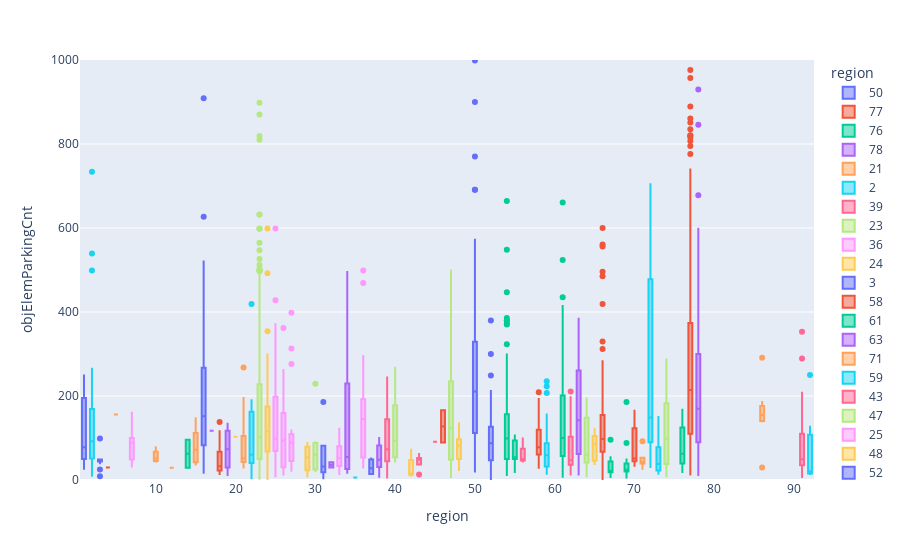

Here is the notebook cell this chart was saved with:
### Code cell
fig = px.box(dfRegionCompare[['region','objElemParkingCnt']].drop(dfRegionCompare.objElemParkingCnt[dfRegionCompare.objElemParkingCnt == 0].index), x="region", y="objElemParkingCnt", color="region", range_y=[0,1000])
fig.show()

### Figure 1 — Plotly figure (JSON) as saved in the notebook; plotly's stock layout.template omitted (floating-point values rounded to 4 significant figures; data arrays with more than 128 entries replaced by an {"elided": "..."} marker saying what was removed)
{"data": [{"alignmentgroup": "True", "hovertemplate": "region=%{x}<br>objElemParkingCnt=%{y}<extra></extra>", "legendgroup": "50", "marker": {"color": "#636efa"}, "name": "50", "notched": false, "offsetgroup": "50", "orientation": "v", "showlegend": true, "x": [50, 50, 50, 50, 50, 50, 50, 50, 50, 50, 50, 50, 50, 50, 50, 50, 50, 50, 50, 50, 50, 50, 50, 50, 50, 50, 50, 50, 50, 50, 50, 50, 50, 50, 50, 50, 50, 50, 50, 50, 50, 50, 50, 50, 50, 50, 50, 50, 50, 50, 50, 50, 50, 50, 50, 50, 50, 50, 50, 50, 50, 50, 50, 50, 50, 50, 50, 50, 50, 50, 50, 50, 50, 50, 50, 50, 50, 50, 50, 50, 50, 50, 50, 50, 50, 50], "x0": " ", "xaxis": "x", "y": [264, 88, 542, 394, 184, 501, 215, 999, 274, 300, 111, 135, 164, 112, 125, 770, 53, 180, 509, 293, 293, 76, 236, 166, 190, 100, 327, 307, 47, 540, 136, 900, 63, 192, 20, 300, 165, 1175, 268, 134, 301, 72, 318, 169, 259, 570, 382, 174, 507, 195, 363, 252, 309, 38, 94, 124, 206, 49, 186, 572, 57, 347, 267, 200, 691, 180, 58, 329, 261, 30, 691, 30, 85, 124, 261, 407, 246, 257, 340, 380, 106, 82, 508, 106, 48, 146], "y0": " ", "yaxis": "y", "type": "box"}, {"alignmentgroup": "True", "hovertemplate": "region=%{x}<br>objElemParkingCnt=%{y}<extra></extra>", "legendgroup": "77", "marker": {"color": "#EF553B"}, "name": "77", "notched": false, "offsetgroup": "77", "orientation": "v", "showlegend": true, "x": {"elided": "408 int values"}, "x0": " ", "xaxis": "x", "y": {"elided": "408 int values"}, "y0": " ", "yaxis": "y", "type": "box"}, {"alignmentgroup": "True", "hovertemplate": "region=%{x}<br>objElemParkingCnt=%{y}<extra></extra>", "legendgroup": "76", "marker": {"color": "#00cc96"}, "name": "76", "notched": false, "offsetgroup": "76", "orientation": "v", "showlegend": true, "x": [76, 76, 76, 76, 76, 76], "x0": " ", "xaxis": "x", "y": [79, 167, 125, 46, 19, 39], "y0": " ", "yaxis": "y", "type": "box"}, {"alignmentgroup": "True", "hovertemplate": "region=%{x}<br>objElemParkingCnt=%{y}<extra></extra>", "legendgroup": "78", "marker": {"color": "#ab63fa"}, "name": "78", "notched": false, "offsetgroup": "78", "orientation": "v", "showlegend": true, "x": {"elided": "220 int values"}, "x0": " ", "xaxis": "x", "y": {"elided": "220 int values"}, "y0": " ", "yaxis": "y", "type": "box"}, {"alignmentgroup": "True", "hovertemplate": "region=%{x}<br>objElemParkingCnt=%{y}<extra></extra>", "legendgroup": "21", "marker": {"color": "#FFA15A"}, "name": "21", "notched": false, "offsetgroup": "21", "orientation": "v", "showlegend": true, "x": [21, 21, 21, 21, 21, 21, 21, 21, 21, 21, 21, 21, 21, 21, 21, 21], "x0": " ", "xaxis": "x", "y": [38, 109, 30, 195, 49, 52, 100, 49, 268, 64, 37, 51, 30, 72, 144, 48], "y0": " ", "yaxis": "y", "type": "box"}, {"alignmentgroup": "True", "hovertemplate": "region=%{x}<br>objElemParkingCnt=%{y}<extra></extra>", "legendgroup": "2", "marker": {"color": "#19d3f3"}, "name": "2", "notched": false, "offsetgroup": "2", "orientation": "v", "showlegend": true, "x": [2, 2, 2, 2, 2, 2, 2, 2, 2, 2, 2, 2, 2, 2, 2, 2, 2, 2, 2, 2, 2, 2, 2, 2, 2, 2, 2, 2, 2, 2, 2, 2, 2, 2, 2, 2, 2, 2, 2, 2, 2, 2, 2, 2, 2, 2, 2, 2, 2, 2, 2, 2, 2, 2, 2, 2, 2, 2, 2, 2, 2, 2, 2, 2], "x0": " ", "xaxis": "x", "y": [24, 10, 16, 22, 181, 734, 63, 78, 184, 24, 17, 499, 122, 30, 207, 97, 100, 73, 79, 539, 206, 102, 55, 64, 93, 163, 108, 93, 222, 75, 106, 261, 132, 131, 85, 45, 55, 145, 96, 158, 52, 51, 221, 46, 37, 48, 135, 23, 241, 175, 26, 256, 22, 83, 229, 88, 130, 52, 51, 31, 91, 265, 219, 83], "y0": " ", "yaxis": "y", "type": "box"}, {"alignmentgroup": "True", "hovertemplate": "region=%{x}<br>objElemParkingCnt=%{y}<extra></extra>", "legendgroup": "39", "marker": {"color": "#FF6692"}, "name": "39", "notched": false, "offsetgroup": "39", "orientation": "v", "showlegend": true, "x": [39, 39, 39, 39, 39, 39, 39, 39, 39, 39, 39, 39, 39, 39, 39, 39, 39, 39, 39, 39, 39, 39, 39, 39, 39, 39, 39, 39, 39, 39, 39], "x0": " ", "xaxis": "x", "y": [65, 236, 164, 177, 86, 209, 175, 93, 113, 89, 50, 40, 50, 73, 15, 87, 173, 10, 70, 64, 64, 6, 20, 17, 119, 91, 244, 43, 10, 153, 69], "y0": " ", "yaxis": "y", "type": "box"}, {"alignmentgroup": "True", "hovertemplate": "region=%{x}<br>objElemParkingCnt=%{y}<extra></extra>", "legendgroup": "23", "marker": {"color": "#B6E880"}, "name": "23", "notched": false, "offsetgroup": "23", "orientation": "v", "showlegend": true, "x": {"elided": "241 int values"}, "x0": " ", "xaxis": "x", "y": {"elided": "241 int values"}, "y0": " ", "yaxis": "y", "type": "box"}, {"alignmentgroup": "True", "hovertemplate": "region=%{x}<br>objElemParkingCnt=%{y}<extra></extra>", "legendgroup": "36", "marker": {"color": "#FF97FF"}, "name": "36", "notched": false, "offsetgroup": "36", "orientation": "v", "showlegend": true, "x": [36, 36, 36, 36, 36, 36, 36, 36, 36, 36, 36, 36, 36, 36, 36, 36, 36, 36, 36, 36, 36, 36, 36, 36, 36, 36, 36, 36, 36, 36, 36], "x0": " ", "xaxis": "x", "y": [202, 202, 57, 193, 147, 32, 96, 208, 173, 96, 37, 290, 67, 191, 295, 31, 53, 40, 165, 145, 30, 75, 164, 499, 155, 30, 99, 163, 56, 52, 469], "y0": " ", "yaxis": "y", "type": "box"}, {"alignmentgroup": "True", "hovertemplate": "region=%{x}<br>objElemParkingCnt=%{y}<extra></extra>", "legendgroup": "24", "marker": {"color": "#FECB52"}, "name": "24", "notched": false, "offsetgroup": "24", "orientation": "v", "showlegend": true, "x": [24, 24, 24, 24, 24, 24, 24, 24, 24, 24, 24, 24, 24, 24, 24, 24, 24, 24, 24, 24, 24, 24, 24, 24, 24, 24, 24, 24, 24, 24, 24, 24, 24, 24, 24, 24, 24, 24, 24, 24, 24, 24, 24, 24, 24, 24], "x0": " ", "xaxis": "x", "y": [160, 178, 90, 131, 79, 50, 492, 71, 299, 354, 75, 68, 254, 154, 77, 24, 9, 1, 225, 85, 41, 67, 132, 163, 134, 143, 110, 191, 255, 162, 48, 144, 226, 162, 211, 64, 93, 104, 93, 55, 31, 56, 121, 81, 599, 175], "y0": " ", "yaxis": "y", "type": "box"}, {"alignmentgroup": "True", "hovertemplate": "region=%{x}<br>objElemParkingCnt=%{y}<extra></extra>", "legendgroup": "3", "marker": {"color": "#636efa"}, "name": "3", "notched": false, "offsetgroup": "3", "orientation": "v", "showlegend": true, "x": [3, 3, 3, 3, 3, 3, 3, 3, 3, 3, 3, 3], "x0": " ", "xaxis": "x", "y": [25, 49, 48, 49, 49, 40, 49, 49, 99, 48, 9, 49], "y0": " ", "yaxis": "y", "type": "box"}, {"alignmentgroup": "True", "hovertemplate": "region=%{x}<br>objElemParkingCnt=%{y}<extra></extra>", "legendgroup": "58", "marker": {"color": "#EF553B"}, "name": "58", "notched": false, "offsetgroup": "58", "orientation": "v", "showlegend": true, "x": [58, 58, 58, 58, 58, 58, 58, 58, 58, 58, 58, 58, 58, 58, 58, 58, 58, 58, 58, 58, 58], "x0": " ", "xaxis": "x", "y": [111, 86, 46, 89, 69, 176, 78, 54, 145, 89, 69, 36, 69, 62, 29, 57, 77, 93, 193, 171, 209], "y0": " ", "yaxis": "y", "type": "box"}, {"alignmentgroup": "True", "hovertemplate": "region=%{x}<br>objElemParkingCnt=%{y}<extra></extra>", "legendgroup": "61", "marker": {"color": "#00cc96"}, "name": "61", "notched": false, "offsetgroup": "61", "orientation": "v", "showlegend": true, "x": [61, 61, 61, 61, 61, 61, 61, 61, 61, 61, 61, 61, 61, 61, 61, 61, 61, 61, 61, 61, 61, 61, 61, 61, 61, 61, 61, 61, 61, 61, 61, 61, 61, 61, 61, 61, 61, 61, 61, 61, 61, 61, 61, 61, 61, 61, 61, 61, 61, 61, 61, 61, 61, 61, 61, 61, 61, 61, 61, 61, 61, 61, 61, 61, 61, 61], "x0": " ", "xaxis": "x", "y": [34, 308, 53, 60, 124, 57, 13, 97, 100, 201, 83, 157, 661, 300, 300, 414, 216, 94, 190, 155, 100, 435, 101, 92, 224, 102, 90, 524, 280, 101, 78, 64, 94, 103, 101, 25, 92, 101, 298, 42, 357, 11, 16, 101, 92, 21, 18, 51, 127, 401, 133, 90, 15, 310, 92, 34, 52, 81, 249, 161, 346, 155, 20, 8, 77, 56], "y0": " ", "yaxis": "y", "type": "box"}, {"alignmentgroup": "True", "hovertemplate": "region=%{x}<br>objElemParkingCnt=%{y}<extra></extra>", "legendgroup": "63", "marker": {"color": "#ab63fa"}, "name": "63", "notched": false, "offsetgroup": "63", "orientation": "v", "showlegend": true, "x": [63, 63, 63, 63, 63, 63, 63, 63, 63, 63, 63, 63, 63, 63, 63, 63, 63, 63, 63, 63, 63, 63, 63, 63, 63, 63, 63, 63, 63, 63, 63, 63, 63, 63, 63, 63, 63, 63, 63], "x0": " ", "xaxis": "x", "y": [36, 142, 89, 138, 78, 384, 17, 13, 275, 271, 57, 196, 17, 287, 258, 230, 42, 154, 130, 328, 262, 309, 312, 173, 300, 153, 184, 41, 52, 147, 83, 39, 70, 81, 77, 60, 159, 67, 358], "y0": " ", "yaxis": "y", "type": "box"}, {"alignmentgroup": "True", "hovertemplate": "region=%{x}<br>objElemParkingCnt=%{y}<extra></extra>", "legendgroup": "71", "marker": {"color": "#FFA15A"}, "name": "71", "notched": false, "offsetgroup": "71", "orientation": "v", "showlegend": true, "x": [71, 71, 71, 71, 71, 71], "x0": " ", "xaxis": "x", "y": [92, 53, 27, 40, 46, 39], "y0": " ", "yaxis": "y", "type": "box"}, {"alignmentgroup": "True", "hovertemplate": "region=%{x}<br>objElemParkingCnt=%{y}<extra></extra>", "legendgroup": "59", "marker": {"color": "#19d3f3"}, "name": "59", "notched": false, "offsetgroup": "59", "orientation": "v", "showlegend": true, "x": [59, 59, 59, 59, 59, 59, 59, 59, 59, 59, 59, 59, 59, 59, 59, 59, 59, 59, 59, 59, 59, 59, 59, 59, 59, 59, 59, 59, 59, 59, 59, 59, 59], "x0": " ", "xaxis": "x", "y": [223, 235, 33, 70, 25, 87, 89, 58, 30, 156, 53, 83, 49, 23, 125, 30, 207, 27, 86, 39, 59, 58, 73, 93, 45, 64, 50, 71, 106, 20, 30, 60, 15], "y0": " ", "yaxis": "y", "type": "box"}, {"alignmentgroup": "True", "hovertemplate": "region=%{x}<br>objElemParkingCnt=%{y}<extra></extra>", "legendgroup": "43", "marker": {"color": "#FF6692"}, "name": "43", "notched": false, "offsetgroup": "43", "orientation": "v", "showlegend": true, "x": [43, 43, 43, 43, 43], "x0": " ", "xaxis": "x", "y": [49, 49, 45, 62, 13], "y0": " ", "yaxis": "y", "type": "box"}, {"alignmentgroup": "True", "hovertemplate": "region=%{x}<br>objElemParkingCnt=%{y}<extra></extra>", "legendgroup": "47", "marker": {"color": "#B6E880"}, "name": "47", "notched": false, "offsetgroup": "47", "orientation": "v", "showlegend": true, "x": [47, 47, 47, 47, 47, 47, 47, 47, 47, 47, 47, 47, 47, 47, 47, 47, 47, 47, 47, 47, 47, 47, 47, 47, 47, 47, 47, 47, 47, 47, 47, 47, 47, 47, 47, 47, 47, 47, 47, 47, 47, 47, 47, 47, 47, 47, 47, 47, 47, 47, 47, 47], "x0": " ", "xaxis": "x", "y": [48, 48, 32, 30, 32, 48, 28, 200, 200, 49, 92, 149, 234, 300, 258, 41, 499, 20, 80, 200, 200, 40, 77, 61, 7, 300, 72, 89, 107, 185, 20, 20, 200, 200, 20, 61, 499, 499, 499, 300, 258, 17, 211, 300, 275, 253, 225, 215, 236, 96, 121, 128], "y0": " ", "yaxis": "y", "type": "box"}, {"alignmentgroup": "True", "hovertemplate": "region=%{x}<br>objElemParkingCnt=%{y}<extra></extra>", "legendgroup": "25", "marker": {"color": "#FF97FF"}, "name": "25", "notched": false, "offsetgroup": "25", "orientation": "v", "showlegend": true, "x": [25, 25, 25, 25, 25, 25, 25, 25, 25, 25, 25, 25, 25, 25, 25, 25, 25, 25, 25, 25, 25, 25, 25, 25, 25, 25, 25, 25, 25, 25, 25, 25, 25, 25, 25, 25, 25, 25, 25, 25, 25, 25, 25, 25, 25, 25, 25, 25, 25, 25, 25, 25, 25, 25, 25, 25, 25, 25, 25, 25, 25, 25, 25, 25, 25, 25, 25, 25, 25, 25, 25, 25, 25, 25, 25, 25, 25, 25, 25, 25, 25, 25, 25, 25, 25, 25, 25, 25, 25, 25, 25, 25, 25, 25, 25, 25, 25, 25, 25, 25], "x0": " ", "xaxis": "x", "y": [160, 297, 167, 10, 279, 314, 129, 73, 157, 73, 294, 300, 73, 73, 73, 73, 53, 53, 54, 83, 83, 83, 28, 176, 30, 223, 90, 172, 147, 167, 255, 151, 69, 69, 95, 199, 85, 371, 206, 246, 244, 81, 220, 34, 138, 28, 50, 428, 199, 193, 65, 347, 119, 130, 9, 20, 20, 20, 20, 20, 213, 298, 89, 49, 64, 599, 197, 185, 200, 300, 44, 56, 315, 152, 103, 168, 23, 118, 97, 46, 42, 356, 91, 71, 88, 83, 85, 55, 93, 84, 88, 147, 256, 141, 216, 128, 156, 88, 104, 99], "y0": " ", "yaxis": "y", "type": "box"}, {"alignmentgroup": "True", "hovertemplate": "region=%{x}<br>objElemParkingCnt=%{y}<extra></extra>", "legendgroup": "48", "marker": {"color": "#FECB52"}, "name": "48", "notched": false, "offsetgroup": "48", "orientation": "v", "showlegend": true, "x": [48, 48, 48, 48, 48, 48, 48, 48, 48, 48, 48], "x0": " ", "xaxis": "x", "y": [53, 109, 89, 135, 100, 45, 24, 49, 60, 82, 83], "y0": " ", "yaxis": "y", "type": "box"}, {"alignmentgroup": "True", "hovertemplate": "region=%{x}<br>objElemParkingCnt=%{y}<extra></extra>", "legendgroup": "52", "marker": {"color": "#636efa"}, "name": "52", "notched": false, "offsetgroup": "52", "orientation": "v", "showlegend": true, "x": [52, 52, 52, 52, 52, 52, 52, 52, 52, 52, 52, 52, 52, 52, 52, 52, 52, 52, 52, 52, 52, 52, 52, 52, 52, 52, 52, 52, 52, 52, 52, 52, 52, 52], "x0": " ", "xaxis": "x", "y": [109, 126, 127, 1, 208, 74, 13, 44, 209, 94, 47, 212, 90, 156, 68, 380, 107, 4, 114, 86, 47, 73, 162, 249, 104, 77, 89, 31, 25, 300, 81, 34, 84, 80], "y0": " ", "yaxis": "y", "type": "box"}, {"alignmentgroup": "True", "hovertemplate": "region=%{x}<br>objElemParkingCnt=%{y}<extra></extra>", "legendgroup": "66", "marker": {"color": "#EF553B"}, "name": "66", "notched": false, "offsetgroup": "66", "orientation": "v", "showlegend": true, "x": [66, 66, 66, 66, 66, 66, 66, 66, 66, 66, 66, 66, 66, 66, 66, 66, 66, 66, 66, 66, 66, 66, 66, 66, 66, 66, 66, 66, 66, 66, 66, 66, 66, 66, 66, 66, 66, 66, 66, 66, 66, 66, 66, 66, 66, 66, 66, 66, 66, 66, 66, 66, 66, 66, 66, 66, 66, 66, 66, 66, 66, 66, 66, 66, 66, 66, 66, 66, 66, 66, 66, 66, 66, 66, 66, 66, 66, 66, 66, 66, 66, 66, 66, 66, 66, 66, 66, 66, 66, 66, 66, 66, 66, 66, 66, 66, 66, 66, 66, 66], "x0": " ", "xaxis": "x", "y": [57, 80, 221, 98, 600, 129, 26, 47, 87, 556, 89, 133, 57, 148, 24, 167, 115, 95, 24, 40, 485, 92, 76, 128, 3, 200, 57, 200, 139, 165, 87, 79, 561, 6, 1, 57, 82, 150, 28, 170, 246, 167, 20, 66, 151, 151, 496, 82, 155, 106, 125, 33, 312, 91, 93, 97, 330, 57, 200, 99, 138, 69, 195, 158, 89, 89, 60, 49, 54, 99, 89, 55, 79, 129, 25, 64, 92, 37, 419, 82, 154, 84, 68, 190, 99, 105, 69, 283, 154, 99, 204, 143, 126, 231, 70, 269, 59, 89, 146, 131], "y0": " ", "yaxis": "y", "type": "box"}, {"alignmentgroup": "True", "hovertemplate": "region=%{x}<br>objElemParkingCnt=%{y}<extra></extra>", "legendgroup": "69", "marker": {"color": "#00cc96"}, "name": "69", "notched": false, "offsetgroup": "69", "orientation": "v", "showlegend": true, "x": [69, 69, 69, 69, 69, 69, 69, 69, 69, 69, 69, 69, 69, 69], "x0": " ", "xaxis": "x", "y": [88, 186, 39, 25, 20, 10, 24, 31, 28, 20, 49, 22, 6, 17], "y0": " ", "yaxis": "y", "type": "box"}, {"alignmentgroup": "True", "hovertemplate": "region=%{x}<br>objElemParkingCnt=%{y}<extra></extra>", "legendgroup": "34", "marker": {"color": "#ab63fa"}, "name": "34", "notched": false, "offsetgroup": "34", "orientation": "v", "showlegend": true, "x": [34, 34, 34, 34, 34, 34, 34, 34, 34, 34, 34], "x0": " ", "xaxis": "x", "y": [263, 249, 21, 55, 495, 42, 48, 17, 17, 74, 171], "y0": " ", "yaxis": "y", "type": "box"}, {"alignmentgroup": "True", "hovertemplate": "region=%{x}<br>objElemParkingCnt=%{y}<extra></extra>", "legendgroup": "15", "marker": {"color": "#FFA15A"}, "name": "15", "notched": false, "offsetgroup": "15", "orientation": "v", "showlegend": true, "x": [15, 15, 15, 15, 15, 15], "x0": " ", "xaxis": "x", "y": [37, 42, 72, 72, 112, 147], "y0": " ", "yaxis": "y", "type": "box"}, {"alignmentgroup": "True", "hovertemplate": "region=%{x}<br>objElemParkingCnt=%{y}<extra></extra>", "legendgroup": "72", "marker": {"color": "#19d3f3"}, "name": "72", "notched": false, "offsetgroup": "72", "orientation": "v", "showlegend": true, "x": [72, 72, 72, 72, 72, 72, 72, 72, 72, 72, 72, 72, 72, 72, 72, 72, 72, 72, 72, 72, 72, 72, 72, 72, 72, 72, 72, 72, 72, 72, 72, 72, 72, 72, 72, 72, 72, 72, 72, 72, 72, 72, 72, 72, 72, 72], "x0": " ", "xaxis": "x", "y": [229, 227, 139, 84, 540, 478, 94, 95, 166, 162, 112, 525, 73, 83, 529, 485, 379, 141, 132, 144, 530, 169, 81, 70, 90, 154, 73, 35, 531, 539, 320, 120, 46, 519, 267, 118, 31, 41, 125, 542, 85, 140, 300, 704, 534, 187], "y0": " ", "yaxis": "y", "type": "box"}, {"alignmentgroup": "True", "hovertemplate": "region=%{x}<br>objElemParkingCnt=%{y}<extra></extra>", "legendgroup": "91", "marker": {"color": "#FF6692"}, "name": "91", "notched": false, "offsetgroup": "91", "orientation": "v", "showlegend": true, "x": [91, 91, 91, 91, 91, 91, 91, 91, 91, 91, 91, 91, 91, 91, 91, 91, 91, 91, 91, 91, 91, 91, 91, 91, 91, 91, 91, 91, 91, 91, 91, 91, 91, 91, 91, 91, 91, 91, 91, 91, 91, 91, 91, 91, 91, 91], "x0": " ", "xaxis": "x", "y": [83, 64, 30, 35, 11, 121, 44, 44, 1074, 13, 169, 48, 40, 22, 60, 56, 29, 11, 58, 60, 353, 83, 32, 7, 142, 70, 289, 197, 175, 208, 40, 50, 205, 49, 39, 72, 112, 44, 46, 110, 10, 11, 19, 37, 105, 41], "y0": " ", "yaxis": "y", "type": "box"}, {"alignmentgroup": "True", "hovertemplate": "region=%{x}<br>objElemParkingCnt=%{y}<extra></extra>", "legendgroup": "74", "marker": {"color": "#B6E880"}, "name": "74", "notched": false, "offsetgroup": "74", "orientation": "v", "showlegend": true, "x": [74, 74, 74, 74, 74, 74, 74, 74, 74, 74], "x0": " ", "xaxis": "x", "y": [20, 9, 107, 38, 85, 173, 271, 287, 90, 183], "y0": " ", "yaxis": "y", "type": "box"}, {"alignmentgroup": "True", "hovertemplate": "region=%{x}<br>objElemParkingCnt=%{y}<extra></extra>", "legendgroup": "27", "marker": {"color": "#FF97FF"}, "name": "27", "notched": false, "offsetgroup": "27", "orientation": "v", "showlegend": true, "x": [27, 27, 27, 27, 27, 27, 27, 27, 27, 27, 27, 27, 27, 27, 27, 27, 27, 27], "x0": " ", "xaxis": "x", "y": [22, 276, 99, 44, 86, 57, 34, 91, 109, 49, 91, 398, 313, 45, 49, 99, 118, 23], "y0": " ", "yaxis": "y", "type": "box"}, {"alignmentgroup": "True", "hovertemplate": "region=%{x}<br>objElemParkingCnt=%{y}<extra></extra>", "legendgroup": "29", "marker": {"color": "#FECB52"}, "name": "29", "notched": false, "offsetgroup": "29", "orientation": "v", "showlegend": true, "x": [29, 29, 29, 29, 29, 29, 29, 29, 29, 29, 29, 29], "x0": " ", "xaxis": "x", "y": [56, 9, 87, 12, 64, 51, 17, 29, 88, 76, 29, 82], "y0": " ", "yaxis": "y", "type": "box"}, {"alignmentgroup": "True", "hovertemplate": "region=%{x}<br>objElemParkingCnt=%{y}<extra></extra>", "legendgroup": "16", "marker": {"color": "#636efa"}, "name": "16", "notched": false, "offsetgroup": "16", "orientation": "v", "showlegend": true, "x": [16, 16, 16, 16, 16, 16, 16, 16, 16, 16, 16, 16, 16, 16, 16, 16, 16, 16, 16, 16, 16, 16, 16, 16, 16, 16, 16, 16, 16, 16, 16, 16, 16, 16, 16, 16, 16, 16, 16, 16, 16, 16, 16, 16, 16, 16, 16, 16, 16, 16, 16, 16, 16, 16, 16, 16], "x0": " ", "xaxis": "x", "y": [90, 59, 139, 258, 125, 249, 449, 24, 297, 204, 43, 83, 627, 284, 126, 89, 202, 73, 154, 156, 17, 80, 87, 259, 82, 82, 396, 93, 183, 86, 485, 135, 38, 159, 449, 267, 267, 520, 356, 310, 201, 909, 170, 78, 176, 90, 150, 136, 493, 108, 262, 60, 40, 40, 420, 57], "y0": " ", "yaxis": "y", "type": "box"}, {"alignmentgroup": "True", "hovertemplate": "region=%{x}<br>objElemParkingCnt=%{y}<extra></extra>", "legendgroup": "46", "marker": {"color": "#EF553B"}, "name": "46", "notched": false, "offsetgroup": "46", "orientation": "v", "showlegend": true, "x": [46, 46], "x0": " ", "xaxis": "x", "y": [166, 89], "y0": " ", "yaxis": "y", "type": "box"}, {"alignmentgroup": "True", "hovertemplate": "region=%{x}<br>objElemParkingCnt=%{y}<extra></extra>", "legendgroup": "54", "marker": {"color": "#00cc96"}, "name": "54", "notched": false, "offsetgroup": "54", "orientation": "v", "showlegend": true, "x": [54, 54, 54, 54, 54, 54, 54, 54, 54, 54, 54, 54, 54, 54, 54, 54, 54, 54, 54, 54, 54, 54, 54, 54, 54, 54, 54, 54, 54, 54, 54, 54, 54, 54, 54, 54, 54, 54, 54, 54, 54, 54, 54, 54, 54, 54, 54, 54, 54, 54, 54, 54, 54, 54, 54, 54, 54, 54, 54, 54, 54, 54, 54, 54, 54, 54, 54, 54, 54, 54, 54, 54, 54, 54, 54, 54, 54, 54, 54, 54, 54, 54, 54, 54, 54, 54, 54, 54, 54, 54, 54, 54, 54, 54, 54, 54, 54, 54, 54, 54, 54, 54, 54, 54, 54, 54, 54, 54, 54, 54, 54, 54, 54, 54, 54, 54, 54], "x0": " ", "xaxis": "x", "y": [80, 130, 66, 12, 72, 189, 143, 116, 39, 45, 170, 135, 61, 18, 44, 182, 370, 81, 140, 90, 125, 34, 65, 94, 380, 153, 83, 150, 119, 20, 100, 152, 161, 64, 140, 96, 99, 34, 53, 234, 151, 97, 50, 203, 664, 49, 182, 49, 71, 447, 124, 116, 138, 138, 62, 79, 134, 323, 60, 35, 21, 187, 70, 91, 35, 49, 299, 299, 155, 372, 94, 90, 296, 79, 98, 49, 46, 18, 118, 386, 135, 102, 133, 139, 107, 49, 243, 162, 201, 83, 82, 234, 65, 548, 47, 112, 41, 127, 183, 86, 89, 120, 198, 200, 50, 243, 35, 380, 23, 20, 152, 41, 37, 47, 48, 274, 48], "y0": " ", "yaxis": "y", "type": "box"}, {"alignmentgroup": "True", "hovertemplate": "region=%{x}<br>objElemParkingCnt=%{y}<extra></extra>", "legendgroup": "38", "marker": {"color": "#ab63fa"}, "name": "38", "notched": false, "offsetgroup": "38", "orientation": "v", "showlegend": true, "x": [38, 38, 38, 38, 38, 38, 38, 38, 38, 38, 38, 38, 38, 38, 38, 38, 38, 38, 38, 38, 38, 38, 38, 38, 38, 38], "x0": " ", "xaxis": "x", "y": [40, 40, 41, 86, 49, 31, 74, 82, 56, 98, 18, 11, 11, 55, 31, 8, 84, 8, 8, 47, 85, 45, 100, 71, 82, 92], "y0": " ", "yaxis": "y", "type": "box"}, {"alignmentgroup": "True", "hovertemplate": "region=%{x}<br>objElemParkingCnt=%{y}<extra></extra>", "legendgroup": "12", "marker": {"color": "#FFA15A"}, "name": "12", "notched": false, "offsetgroup": "12", "orientation": "v", "showlegend": true, "x": [12], "x0": " ", "xaxis": "x", "y": [29], "y0": " ", "yaxis": "y", "type": "box"}, {"alignmentgroup": "True", "hovertemplate": "region=%{x}<br>objElemParkingCnt=%{y}<extra></extra>", "legendgroup": "22", "marker": {"color": "#19d3f3"}, "name": "22", "notched": false, "offsetgroup": "22", "orientation": "v", "showlegend": true, "x": [22, 22, 22, 22, 22, 22, 22, 22, 22, 22, 22, 22, 22, 22, 22, 22, 22, 22, 22], "x0": " ", "xaxis": "x", "y": [175, 190, 98, 40, 419, 72, 182, 19, 60, 32, 43, 174, 128, 34, 45, 4, 127, 46, 47], "y0": " ", "yaxis": "y", "type": "box"}, {"alignmentgroup": "True", "hovertemplate": "region=%{x}<br>objElemParkingCnt=%{y}<extra></extra>", "legendgroup": "62", "marker": {"color": "#FF6692"}, "name": "62", "notched": false, "offsetgroup": "62", "orientation": "v", "showlegend": true, "x": [62, 62, 62, 62, 62, 62, 62, 62, 62, 62, 62, 62, 62, 62, 62, 62, 62, 62, 62, 62, 62, 62, 62], "x0": " ", "xaxis": "x", "y": [33, 197, 36, 34, 46, 38, 36, 146, 82, 84, 72, 13, 23, 38, 147, 47, 211, 104, 37, 45, 49, 100, 174], "y0": " ", "yaxis": "y", "type": "box"}, {"alignmentgroup": "True", "hovertemplate": "region=%{x}<br>objElemParkingCnt=%{y}<extra></extra>", "legendgroup": "40", "marker": {"color": "#B6E880"}, "name": "40", "notched": false, "offsetgroup": "40", "orientation": "v", "showlegend": true, "x": [40, 40, 40, 40, 40, 40], "x0": " ", "xaxis": "x", "y": [91, 96, 267, 54, 178, 44], "y0": " ", "yaxis": "y", "type": "box"}, {"alignmentgroup": "True", "hovertemplate": "region=%{x}<br>objElemParkingCnt=%{y}<extra></extra>", "legendgroup": "26", "marker": {"color": "#FF97FF"}, "name": "26", "notched": false, "offsetgroup": "26", "orientation": "v", "showlegend": true, "x": [26, 26, 26, 26, 26, 26, 26, 26, 26, 26, 26, 26, 26, 26, 26, 26, 26, 26, 26, 26, 26, 26, 26, 26, 26, 26, 26, 26, 26, 26, 26, 26, 26, 26, 26, 26, 26, 26, 26, 26, 26, 26, 26], "x0": " ", "xaxis": "x", "y": [149, 22, 42, 16, 97, 224, 54, 29, 92, 24, 13, 100, 21, 49, 131, 39, 94, 184, 94, 94, 49, 38, 194, 94, 22, 262, 29, 362, 240, 220, 61, 69, 122, 158, 30, 25, 32, 163, 160, 211, 102, 247, 15], "y0": " ", "yaxis": "y", "type": "box"}, {"alignmentgroup": "True", "hovertemplate": "region=%{x}<br>objElemParkingCnt=%{y}<extra></extra>", "legendgroup": "42", "marker": {"color": "#FECB52"}, "name": "42", "notched": false, "offsetgroup": "42", "orientation": "v", "showlegend": true, "x": [42, 42, 42, 42, 42, 42, 42, 42, 42, 42, 42], "x0": " ", "xaxis": "x", "y": [13, 11, 34, 72, 12, 43, 49, 61, 13, 13, 12], "y0": " ", "yaxis": "y", "type": "box"}, {"alignmentgroup": "True", "hovertemplate": "region=%{x}<br>objElemParkingCnt=%{y}<extra></extra>", "legendgroup": "31", "marker": {"color": "#636efa"}, "name": "31", "notched": false, "offsetgroup": "31", "orientation": "v", "showlegend": true, "x": [31, 31, 31, 31, 31], "x0": " ", "xaxis": "x", "y": [4, 186, 23, 32, 47], "y0": " ", "yaxis": "y", "type": "box"}, {"alignmentgroup": "True", "hovertemplate": "region=%{x}<br>objElemParkingCnt=%{y}<extra></extra>", "legendgroup": "18", "marker": {"color": "#EF553B"}, "name": "18", "notched": false, "offsetgroup": "18", "orientation": "v", "showlegend": true, "x": [18, 18, 18, 18, 18, 18, 18, 18, 18, 18, 18, 18, 18, 18, 18], "x0": " ", "xaxis": "x", "y": [14, 107, 138, 25, 24, 68, 20, 65, 22, 16, 52, 116, 48, 33, 27], "y0": " ", "yaxis": "y", "type": "box"}, {"alignmentgroup": "True", "hovertemplate": "region=%{x}<br>objElemParkingCnt=%{y}<extra></extra>", "legendgroup": "55", "marker": {"color": "#00cc96"}, "name": "55", "notched": false, "offsetgroup": "55", "orientation": "v", "showlegend": true, "x": [55, 55, 55, 55, 55, 55, 55], "x0": " ", "xaxis": "x", "y": [99, 54, 80, 19, 106, 50, 50], "y0": " ", "yaxis": "y", "type": "box"}, {"alignmentgroup": "True", "hovertemplate": "region=%{x}<br>objElemParkingCnt=%{y}<extra></extra>", "legendgroup": "19", "marker": {"color": "#ab63fa"}, "name": "19", "notched": false, "offsetgroup": "19", "orientation": "v", "showlegend": true, "x": [19, 19, 19, 19], "x0": " ", "xaxis": "x", "y": [47, 134, 12, 100], "y0": " ", "yaxis": "y", "type": "box"}, {"alignmentgroup": "True", "hovertemplate": "region=%{x}<br>objElemParkingCnt=%{y}<extra></extra>", "legendgroup": "86", "marker": {"color": "#FFA15A"}, "name": "86", "notched": false, "offsetgroup": "86", "orientation": "v", "showlegend": true, "x": [86, 86, 86, 86, 86, 86, 86, 86], "x0": " ", "xaxis": "x", "y": [140, 141, 157, 30, 291, 166, 186, 152], "y0": " ", "yaxis": "y", "type": "box"}, {"alignmentgroup": "True", "hovertemplate": "region=%{x}<br>objElemParkingCnt=%{y}<extra></extra>", "legendgroup": "73", "marker": {"color": "#19d3f3"}, "name": "73", "notched": false, "offsetgroup": "73", "orientation": "v", "showlegend": true, "x": [73, 73, 73, 73, 73], "x0": " ", "xaxis": "x", "y": [54, 38, 15, 25, 150], "y0": " ", "yaxis": "y", "type": "box"}, {"alignmentgroup": "True", "hovertemplate": "region=%{x}<br>objElemParkingCnt=%{y}<extra></extra>", "legendgroup": "45", "marker": {"color": "#FF6692"}, "name": "45", "notched": false, "offsetgroup": "45", "orientation": "v", "showlegend": true, "x": [45], "x0": " ", "xaxis": "x", "y": [91], "y0": " ", "yaxis": "y", "type": "box"}, {"alignmentgroup": "True", "hovertemplate": "region=%{x}<br>objElemParkingCnt=%{y}<extra></extra>", "legendgroup": "64", "marker": {"color": "#B6E880"}, "name": "64", "notched": false, "offsetgroup": "64", "orientation": "v", "showlegend": true, "x": [64, 64, 64, 64, 64, 64, 64], "x0": " ", "xaxis": "x", "y": [60, 9, 46, 40, 163, 194, 104], "y0": " ", "yaxis": "y", "type": "box"}, {"alignmentgroup": "True", "hovertemplate": "region=%{x}<br>objElemParkingCnt=%{y}<extra></extra>", "legendgroup": "33", "marker": {"color": "#FF97FF"}, "name": "33", "notched": false, "offsetgroup": "33", "orientation": "v", "showlegend": true, "x": [33, 33, 33, 33, 33, 33, 33, 33, 33, 33, 33, 33, 33, 33, 33, 33], "x0": " ", "xaxis": "x", "y": [99, 56, 36, 46, 35, 14, 78, 29, 85, 122, 74, 83, 47, 73, 31, 32], "y0": " ", "yaxis": "y", "type": "box"}, {"alignmentgroup": "True", "hovertemplate": "region=%{x}<br>objElemParkingCnt=%{y}<extra></extra>", "legendgroup": "65", "marker": {"color": "#FECB52"}, "name": "65", "notched": false, "offsetgroup": "65", "orientation": "v", "showlegend": true, "x": [65, 65, 65, 65, 65, 65, 65], "x0": " ", "xaxis": "x", "y": [87, 85, 60, 41, 121, 111, 38], "y0": " ", "yaxis": "y", "type": "box"}, {"alignmentgroup": "True", "hovertemplate": "region=%{x}<br>objElemParkingCnt=%{y}<extra></extra>", "legendgroup": "1", "marker": {"color": "#636efa"}, "name": "1", "notched": false, "offsetgroup": "1", "orientation": "v", "showlegend": true, "x": [1, 1, 1, 1, 1, 1, 1], "x0": " ", "xaxis": "x", "y": [51, 78, 214, 138, 27, 249, 50], "y0": " ", "yaxis": "y", "type": "box"}, {"alignmentgroup": "True", "hovertemplate": "region=%{x}<br>objElemParkingCnt=%{y}<extra></extra>", "legendgroup": "70", "marker": {"color": "#EF553B"}, "name": "70", "notched": false, "offsetgroup": "70", "orientation": "v", "showlegend": true, "x": [70, 70, 70, 70, 70, 70, 70, 70, 70], "x0": " ", "xaxis": "x", "y": [40, 165, 127, 46, 34, 72, 122, 51, 51], "y0": " ", "yaxis": "y", "type": "box"}, {"alignmentgroup": "True", "hovertemplate": "region=%{x}<br>objElemParkingCnt=%{y}<extra></extra>", "legendgroup": "67", "marker": {"color": "#00cc96"}, "name": "67", "notched": false, "offsetgroup": "67", "orientation": "v", "showlegend": true, "x": [67, 67, 67, 67, 67, 67, 67, 67, 67], "x0": " ", "xaxis": "x", "y": [54, 8, 7, 41, 37, 22, 22, 96, 22], "y0": " ", "yaxis": "y", "type": "box"}, {"alignmentgroup": "True", "hovertemplate": "region=%{x}<br>objElemParkingCnt=%{y}<extra></extra>", "legendgroup": "32", "marker": {"color": "#ab63fa"}, "name": "32", "notched": false, "offsetgroup": "32", "orientation": "v", "showlegend": true, "x": [32, 32], "x0": " ", "xaxis": "x", "y": [30, 42], "y0": " ", "yaxis": "y", "type": "box"}, {"alignmentgroup": "True", "hovertemplate": "region=%{x}<br>objElemParkingCnt=%{y}<extra></extra>", "legendgroup": "10", "marker": {"color": "#FFA15A"}, "name": "10", "notched": false, "offsetgroup": "10", "orientation": "v", "showlegend": true, "x": [10, 10, 10, 10], "x0": " ", "xaxis": "x", "y": [46, 44, 78, 57], "y0": " ", "yaxis": "y", "type": "box"}, {"alignmentgroup": "True", "hovertemplate": "region=%{x}<br>objElemParkingCnt=%{y}<extra></extra>", "legendgroup": "92", "marker": {"color": "#19d3f3"}, "name": "92", "notched": false, "offsetgroup": "92", "orientation": "v", "showlegend": true, "x": [92, 92, 92, 92, 92, 92, 92], "x0": " ", "xaxis": "x", "y": [49, 127, 14, 14, 20, 20, 250], "y0": " ", "yaxis": "y", "type": "box"}, {"alignmentgroup": "True", "hovertemplate": "region=%{x}<br>objElemParkingCnt=%{y}<extra></extra>", "legendgroup": "56", "marker": {"color": "#FF6692"}, "name": "56", "notched": false, "offsetgroup": "56", "orientation": "v", "showlegend": true, "x": [56, 56, 56, 56], "x0": " ", "xaxis": "x", "y": [44, 99, 49, 50], "y0": " ", "yaxis": "y", "type": "box"}, {"alignmentgroup": "True", "hovertemplate": "region=%{x}<br>objElemParkingCnt=%{y}<extra></extra>", "legendgroup": "30", "marker": {"color": "#B6E880"}, "name": "30", "notched": false, "offsetgroup": "30", "orientation": "v", "showlegend": true, "x": [30, 30, 30, 30, 30, 30, 30, 30, 30], "x0": " ", "xaxis": "x", "y": [21, 229, 88, 88, 61, 89, 25, 25, 25], "y0": " ", "yaxis": "y", "type": "box"}, {"alignmentgroup": "True", "hovertemplate": "region=%{x}<br>objElemParkingCnt=%{y}<extra></extra>", "legendgroup": "7", "marker": {"color": "#FF97FF"}, "name": "7", "notched": false, "offsetgroup": "7", "orientation": "v", "showlegend": true, "x": [7, 7, 7, 7, 7, 7], "x0": " ", "xaxis": "x", "y": [32, 100, 92, 49, 85, 160], "y0": " ", "yaxis": "y", "type": "box"}, {"alignmentgroup": "True", "hovertemplate": "region=%{x}<br>objElemParkingCnt=%{y}<extra></extra>", "legendgroup": "20", "marker": {"color": "#FECB52"}, "name": "20", "notched": false, "offsetgroup": "20", "orientation": "v", "showlegend": true, "x": [20], "x0": " ", "xaxis": "x", "y": [103], "y0": " ", "yaxis": "y", "type": "box"}, {"alignmentgroup": "True", "hovertemplate": "region=%{x}<br>objElemParkingCnt=%{y}<extra></extra>", "legendgroup": "37", "marker": {"color": "#636efa"}, "name": "37", "notched": false, "offsetgroup": "37", "orientation": "v", "showlegend": true, "x": [37, 37, 37, 37, 37, 37, 37], "x0": " ", "xaxis": "x", "y": [46, 14, 28, 14, 14, 51, 50], "y0": " ", "yaxis": "y", "type": "box"}, {"alignmentgroup": "True", "hovertemplate": "region=%{x}<br>objElemParkingCnt=%{y}<extra></extra>", "legendgroup": "4", "marker": {"color": "#EF553B"}, "name": "4", "notched": false, "offsetgroup": "4", "orientation": "v", "showlegend": true, "x": [4], "x0": " ", "xaxis": "x", "y": [30], "y0": " ", "yaxis": "y", "type": "box"}, {"alignmentgroup": "True", "hovertemplate": "region=%{x}<br>objElemParkingCnt=%{y}<extra></extra>", "legendgroup": "14", "marker": {"color": "#00cc96"}, "name": "14", "notched": false, "offsetgroup": "14", "orientation": "v", "showlegend": true, "x": [14, 14], "x0": " ", "xaxis": "x", "y": [29, 96], "y0": " ", "yaxis": "y", "type": "box"}, {"alignmentgroup": "True", "hovertemplate": "region=%{x}<br>objElemParkingCnt=%{y}<extra></extra>", "legendgroup": "17", "marker": {"color": "#ab63fa"}, "name": "17", "notched": false, "offsetgroup": "17", "orientation": "v", "showlegend": true, "x": [17], "x0": " ", "xaxis": "x", "y": [117], "y0": " ", "yaxis": "y", "type": "box"}, {"alignmentgroup": "True", "hovertemplate": "region=%{x}<br>objElemParkingCnt=%{y}<extra></extra>", "legendgroup": "5", "marker": {"color": "#FFA15A"}, "name": "5", "notched": false, "offsetgroup": "5", "orientation": "v", "showlegend": true, "x": [5], "x0": " ", "xaxis": "x", "y": [156], "y0": " ", "yaxis": "y", "type": "box"}, {"alignmentgroup": "True", "hovertemplate": "region=%{x}<br>objElemParkingCnt=%{y}<extra></extra>", "legendgroup": "35", "marker": {"color": "#19d3f3"}, "name": "35", "notched": false, "offsetgroup": "35", "orientation": "v", "showlegend": true, "x": [35], "x0": " ", "xaxis": "x", "y": [6], "y0": " ", "yaxis": "y", "type": "box"}], "layout": {"xaxis": {"anchor": "y", "domain": [0.0, 1.0], "title": {"text": "region"}, "categoryorder": "array", "categoryarray": [50, 77, 76, 78, 21, 2, 39, 23, 36, 24, 3, 58, 61, 63, 71, 59, 43, 47, 25, 48, 52, 66, 69, 34, 15, 72, 91, 74, 27, 29, 16, 46, 54, 38, 12, 22, 62, 40, 26, 42, 31, 18, 55, 19, 86, 73, 45, 64, 33, 65, 1, 70, 67, 32, 10, 92, 56, 30, 7, 20, 37, 4, 14, 17, 5, 35]}, "yaxis": {"anchor": "x", "domain": [0.0, 1.0], "title": {"text": "objElemParkingCnt"}, "range": [0, 1000]}, "legend": {"title": {"text": "region"}, "tracegroupgap": 0}, "margin": {"t": 60}, "boxmode": "overlay"}}
